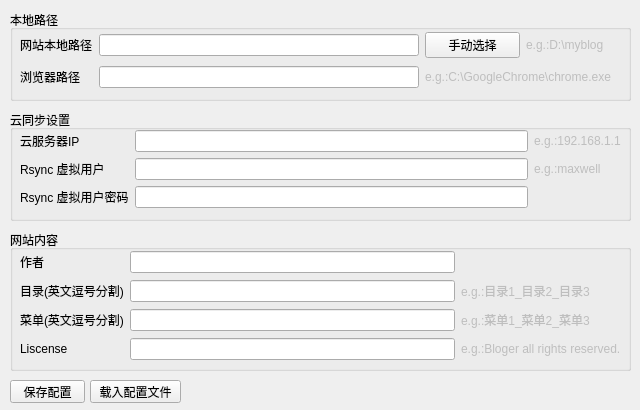
<?xml version="1.0" encoding="UTF-8"?>
<ui version="4.0">
 <class>Config</class>
 <widget class="QMainWindow" name="Config">
  <property name="windowModality">
   <enum>Qt::WindowModal</enum>
  </property>
  <property name="geometry">
   <rect>
    <x>0</x>
    <y>0</y>
    <width>640</width>
    <height>410</height>
   </rect>
  </property>
  <property name="minimumSize">
   <size>
    <width>640</width>
    <height>410</height>
   </size>
  </property>
  <property name="maximumSize">
   <size>
    <width>640</width>
    <height>410</height>
   </size>
  </property>
  <property name="windowTitle">
   <string>config</string>
  </property>
  <property name="windowIcon">
   <iconset resource="ico.qrc">
    <normaloff>:/fav.ico</normaloff>:/fav.ico</iconset>
  </property>
  <widget class="QWidget" name="centralwidget">
   <widget class="QPushButton" name="PB_saveconfig">
    <property name="geometry">
     <rect>
      <x>10</x>
      <y>380</y>
      <width>75</width>
      <height>23</height>
     </rect>
    </property>
    <property name="text">
     <string>保存配置</string>
    </property>
   </widget>
   <widget class="QGroupBox" name="groupBox">
    <property name="geometry">
     <rect>
      <x>10</x>
      <y>110</y>
      <width>621</width>
      <height>111</height>
     </rect>
    </property>
    <property name="title">
     <string>云同步设置</string>
    </property>
    <widget class="QWidget" name="gridLayoutWidget_2">
     <property name="geometry">
      <rect>
       <x>10</x>
       <y>20</y>
       <width>601</width>
       <height>81</height>
      </rect>
     </property>
     <layout class="QGridLayout" name="gridLayout_2" columnstretch="0,0,0" columnminimumwidth="0,0,0">
      <item row="1" column="1">
       <widget class="QLineEdit" name="LE_rsyncuser"/>
      </item>
      <item row="1" column="0">
       <widget class="QLabel" name="label_8">
        <property name="text">
         <string>Rsync 虚拟用户</string>
        </property>
       </widget>
      </item>
      <item row="1" column="2">
       <widget class="QLabel" name="label_15">
        <property name="enabled">
         <bool>false</bool>
        </property>
        <property name="text">
         <string>e.g.:maxwell</string>
        </property>
       </widget>
      </item>
      <item row="0" column="0">
       <widget class="QLabel" name="label_5">
        <property name="text">
         <string>云服务器IP</string>
        </property>
       </widget>
      </item>
      <item row="0" column="2">
       <widget class="QLabel" name="label_12">
        <property name="enabled">
         <bool>false</bool>
        </property>
        <property name="text">
         <string>e.g.:192.168.1.1</string>
        </property>
       </widget>
      </item>
      <item row="0" column="1">
       <widget class="QLineEdit" name="LE_cloudserver"/>
      </item>
      <item row="2" column="0">
       <widget class="QLabel" name="label_16">
        <property name="text">
         <string>Rsync 虚拟用户密码</string>
        </property>
       </widget>
      </item>
      <item row="2" column="1">
       <widget class="QLineEdit" name="LE_rsyncuserpasswd">
        <property name="echoMode">
         <enum>QLineEdit::Password</enum>
        </property>
       </widget>
      </item>
     </layout>
    </widget>
   </widget>
   <widget class="QGroupBox" name="groupBox_2">
    <property name="geometry">
     <rect>
      <x>10</x>
      <y>230</y>
      <width>621</width>
      <height>141</height>
     </rect>
    </property>
    <property name="title">
     <string>网站内容</string>
    </property>
    <widget class="QWidget" name="gridLayoutWidget_4">
     <property name="geometry">
      <rect>
       <x>10</x>
       <y>20</y>
       <width>601</width>
       <height>111</height>
      </rect>
     </property>
     <layout class="QGridLayout" name="gridLayout_5">
      <item row="2" column="1">
       <widget class="QLineEdit" name="LE_menu"/>
      </item>
      <item row="1" column="2">
       <widget class="QLabel" name="label_9">
        <property name="enabled">
         <bool>false</bool>
        </property>
        <property name="text">
         <string>e.g.:目录1_目录2_目录3</string>
        </property>
       </widget>
      </item>
      <item row="1" column="0">
       <widget class="QLabel" name="label_2">
        <property name="text">
         <string>目录(英文逗号分割)</string>
        </property>
       </widget>
      </item>
      <item row="2" column="2">
       <widget class="QLabel" name="label_10">
        <property name="enabled">
         <bool>false</bool>
        </property>
        <property name="text">
         <string>e.g.:菜单1_菜单2_菜单3</string>
        </property>
       </widget>
      </item>
      <item row="0" column="1">
       <widget class="QLineEdit" name="LE_author"/>
      </item>
      <item row="1" column="1">
       <widget class="QLineEdit" name="LE_categories"/>
      </item>
      <item row="0" column="0">
       <widget class="QLabel" name="label">
        <property name="text">
         <string>作者</string>
        </property>
       </widget>
      </item>
      <item row="2" column="0">
       <widget class="QLabel" name="label_3">
        <property name="text">
         <string>菜单(英文逗号分割)</string>
        </property>
       </widget>
      </item>
      <item row="3" column="0">
       <widget class="QLabel" name="label_6">
        <property name="text">
         <string>Liscense</string>
        </property>
       </widget>
      </item>
      <item row="3" column="1">
       <widget class="QLineEdit" name="LE_license"/>
      </item>
      <item row="3" column="2">
       <widget class="QLabel" name="label_13">
        <property name="enabled">
         <bool>false</bool>
        </property>
        <property name="text">
         <string>e.g.:Bloger all rights reserved.</string>
        </property>
       </widget>
      </item>
     </layout>
    </widget>
   </widget>
   <widget class="QGroupBox" name="groupBox_3">
    <property name="geometry">
     <rect>
      <x>10</x>
      <y>10</y>
      <width>621</width>
      <height>91</height>
     </rect>
    </property>
    <property name="title">
     <string>本地路径</string>
    </property>
    <widget class="QWidget" name="gridLayoutWidget_3">
     <property name="geometry">
      <rect>
       <x>10</x>
       <y>20</y>
       <width>601</width>
       <height>61</height>
      </rect>
     </property>
     <layout class="QGridLayout" name="gridLayout_4" columnstretch="0,0,0">
      <item row="0" column="0">
       <widget class="QLabel" name="label_7">
        <property name="text">
         <string>网站本地路径</string>
        </property>
       </widget>
      </item>
      <item row="0" column="1">
       <widget class="QLineEdit" name="LE_sitepath">
        <property name="inputMask">
         <string/>
        </property>
        <property name="text">
         <string/>
        </property>
       </widget>
      </item>
      <item row="1" column="1">
       <widget class="QLineEdit" name="LE_chrome">
        <property name="text">
         <string/>
        </property>
       </widget>
      </item>
      <item row="1" column="0">
       <widget class="QLabel" name="label_4">
        <property name="text">
         <string>浏览器路径</string>
        </property>
       </widget>
      </item>
      <item row="1" column="2">
       <widget class="QLabel" name="label_11">
        <property name="enabled">
         <bool>false</bool>
        </property>
        <property name="text">
         <string>e.g.:C:\GoogleChrome\chrome.exe   </string>
        </property>
       </widget>
      </item>
      <item row="0" column="2">
       <layout class="QHBoxLayout" name="horizontalLayout">
        <item>
         <widget class="QPushButton" name="PB_findsitepath">
          <property name="text">
           <string>手动选择</string>
          </property>
         </widget>
        </item>
        <item>
         <widget class="QLabel" name="label_14">
          <property name="enabled">
           <bool>false</bool>
          </property>
          <property name="text">
           <string>e.g.:D:\myblog   </string>
          </property>
         </widget>
        </item>
       </layout>
      </item>
     </layout>
    </widget>
   </widget>
   <widget class="QPushButton" name="PB_loadconfig">
    <property name="geometry">
     <rect>
      <x>90</x>
      <y>380</y>
      <width>91</width>
      <height>23</height>
     </rect>
    </property>
    <property name="text">
     <string>载入配置文件</string>
    </property>
   </widget>
  </widget>
 </widget>
 <resources>
  <include location="ico.qrc"/>
 </resources>
 <connections/>
</ui>
